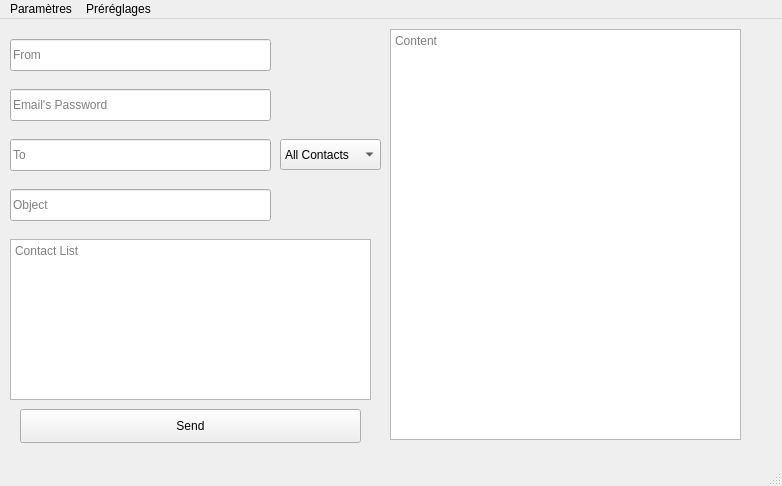
<?xml version="1.0" encoding="UTF-8"?>
<ui version="4.0">
 <class>MainWindow</class>
 <widget class="QMainWindow" name="MainWindow">
  <property name="geometry">
   <rect>
    <x>0</x>
    <y>0</y>
    <width>782</width>
    <height>486</height>
   </rect>
  </property>
  <property name="windowTitle">
   <string>Tobias's Mail Page</string>
  </property>
  <widget class="QWidget" name="centralwidget">
   <widget class="QLineEdit" name="lineEdit">
    <property name="geometry">
     <rect>
      <x>10</x>
      <y>20</y>
      <width>261</width>
      <height>32</height>
     </rect>
    </property>
    <property name="placeholderText">
     <string>From</string>
    </property>
   </widget>
   <widget class="QLineEdit" name="lineEdit_2">
    <property name="geometry">
     <rect>
      <x>10</x>
      <y>120</y>
      <width>261</width>
      <height>32</height>
     </rect>
    </property>
    <property name="placeholderText">
     <string>To</string>
    </property>
   </widget>
   <widget class="QLineEdit" name="lineEdit_3">
    <property name="geometry">
     <rect>
      <x>10</x>
      <y>170</y>
      <width>261</width>
      <height>32</height>
     </rect>
    </property>
    <property name="placeholderText">
     <string>Object</string>
    </property>
   </widget>
   <widget class="QPlainTextEdit" name="plainTextEdit">
    <property name="geometry">
     <rect>
      <x>390</x>
      <y>10</y>
      <width>351</width>
      <height>411</height>
     </rect>
    </property>
    <property name="placeholderText">
     <string>Content</string>
    </property>
   </widget>
   <widget class="QPushButton" name="pushButton">
    <property name="geometry">
     <rect>
      <x>20</x>
      <y>390</y>
      <width>341</width>
      <height>34</height>
     </rect>
    </property>
    <property name="text">
     <string>Send</string>
    </property>
   </widget>
   <widget class="QPlainTextEdit" name="plainTextEdit_2">
    <property name="geometry">
     <rect>
      <x>10</x>
      <y>220</y>
      <width>361</width>
      <height>161</height>
     </rect>
    </property>
    <property name="placeholderText">
     <string>Contact List</string>
    </property>
   </widget>
   <widget class="QLineEdit" name="lineEdit_4">
    <property name="geometry">
     <rect>
      <x>10</x>
      <y>70</y>
      <width>261</width>
      <height>32</height>
     </rect>
    </property>
    <property name="placeholderText">
     <string>Email's Password</string>
    </property>
   </widget>
   <widget class="QComboBox" name="comboBox">
    <property name="geometry">
     <rect>
      <x>280</x>
      <y>120</y>
      <width>101</width>
      <height>31</height>
     </rect>
    </property>
    <item>
     <property name="text">
      <string>All Contacts</string>
     </property>
    </item>
    <item>
     <property name="text">
      <string>Top Half</string>
     </property>
    </item>
    <item>
     <property name="text">
      <string>Bottom Half</string>
     </property>
    </item>
   </widget>
  </widget>
  <widget class="QMenuBar" name="menubar">
   <property name="geometry">
    <rect>
     <x>0</x>
     <y>0</y>
     <width>782</width>
     <height>30</height>
    </rect>
   </property>
   <widget class="QMenu" name="menuParam_tres">
    <property name="title">
     <string>Paramètres</string>
    </property>
    <addaction name="actionVider_la_liste_de_contact"/>
   </widget>
   <widget class="QMenu" name="menuPr_r_glages">
    <property name="title">
     <string>Préréglages</string>
    </property>
    <addaction name="actionP1"/>
    <addaction name="actionP2"/>
    <addaction name="actionP3"/>
    <addaction name="actionP4"/>
    <addaction name="actionP5"/>
   </widget>
   <addaction name="menuParam_tres"/>
   <addaction name="menuPr_r_glages"/>
  </widget>
  <widget class="QStatusBar" name="statusbar"/>
  <action name="actionP1">
   <property name="text">
    <string>P1</string>
   </property>
  </action>
  <action name="actionP2">
   <property name="text">
    <string>P2</string>
   </property>
  </action>
  <action name="actionP3">
   <property name="text">
    <string>P3</string>
   </property>
  </action>
  <action name="actionP4">
   <property name="text">
    <string>P4</string>
   </property>
  </action>
  <action name="actionP5">
   <property name="text">
    <string>P5</string>
   </property>
  </action>
  <action name="actionVider_la_liste_de_contact">
   <property name="text">
    <string>Vider la liste de contact</string>
   </property>
  </action>
 </widget>
 <resources/>
 <connections/>
</ui>
